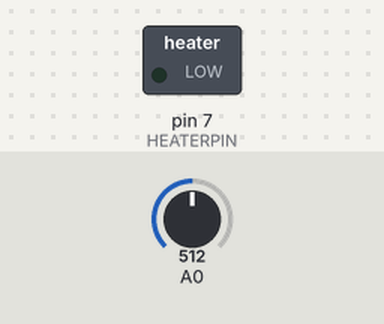
A sketch run on a simulated Arduino Uno, built with avr-gcc and run on an emulated ATmega328P. On the bench: switched loads named in the sketch (green lamp = pin HIGH). The inputs (shaded band) are chosen by the test bench; at power-on: A0 = 512. What the sketch prints to the serial monitor is not drawn.

Above: at 6.0 s.
At 17.0 s:
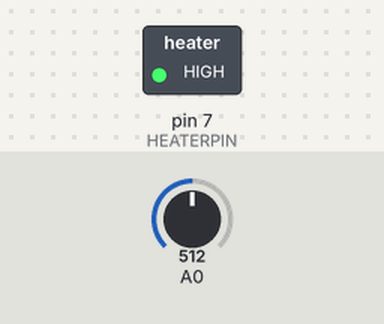
Timing chart, 0 to 28.6 s (numbered marks = the images above):
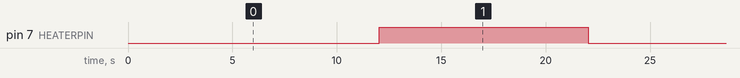

The sketch:

gasDetect.ino
```cpp
// (licence header left out)
#define CYCLETIME 10000       // Milliseconds to wait in between sample periods
#define SAMPLEPERIOD 10000    // Milliseconds length of sample period
#define MEASUREINTERVAL 100   // Milliseconds between samples during sample period
#define HEATERWAITTIME 2000   // Milliseconds to wait for the heater to ready
#define HEATERPIN 7           // Pin used for heater control

void setup() {
  Serial.begin(115200);
  pinMode(HEATERPIN, OUTPUT);
  digitalWrite(HEATERPIN, HIGH);
}

void loop() {
  int i;

  //pull pin 7 high to activate the gas-sensor's heater
  digitalWrite(HEATERPIN, LOW);
  delay(HEATERWAITTIME);
  for (i = 0; i < SAMPLEPERIOD/MEASUREINTERVAL; i++) {
    int reading = analogRead(A0);
    Serial.println(reading);
    delay(MEASUREINTERVAL);
  }
  digitalWrite(HEATERPIN, HIGH);
  // POSSIBLY TAKE AVERAGE AND EMIT TO OLED
  delay(CYCLETIME);
}
```

Measured:
- by itself, pin 7 (HEATERPIN): alternates HIGH for 10.0 s and LOW for 12.0 s
